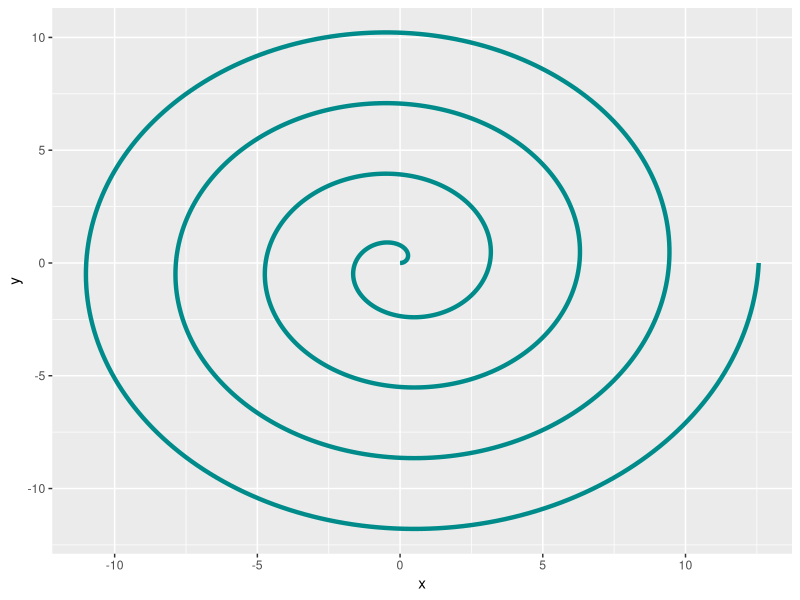

Write R code to recreate this figure.
## ---- chunk 1
#| echo: false

library(ggplot2)
theta <- seq(0, 8 * pi, length.out = 1000)
r <- 0.5 * theta

data <- data.frame(theta = theta, r = r)
data$x <- data$r * cos(data$theta)
data$y <- data$r * sin(data$theta)

ggplot(data, aes(x, y)) +
  geom_path(color = "darkcyan", linewidth = 1.5)
